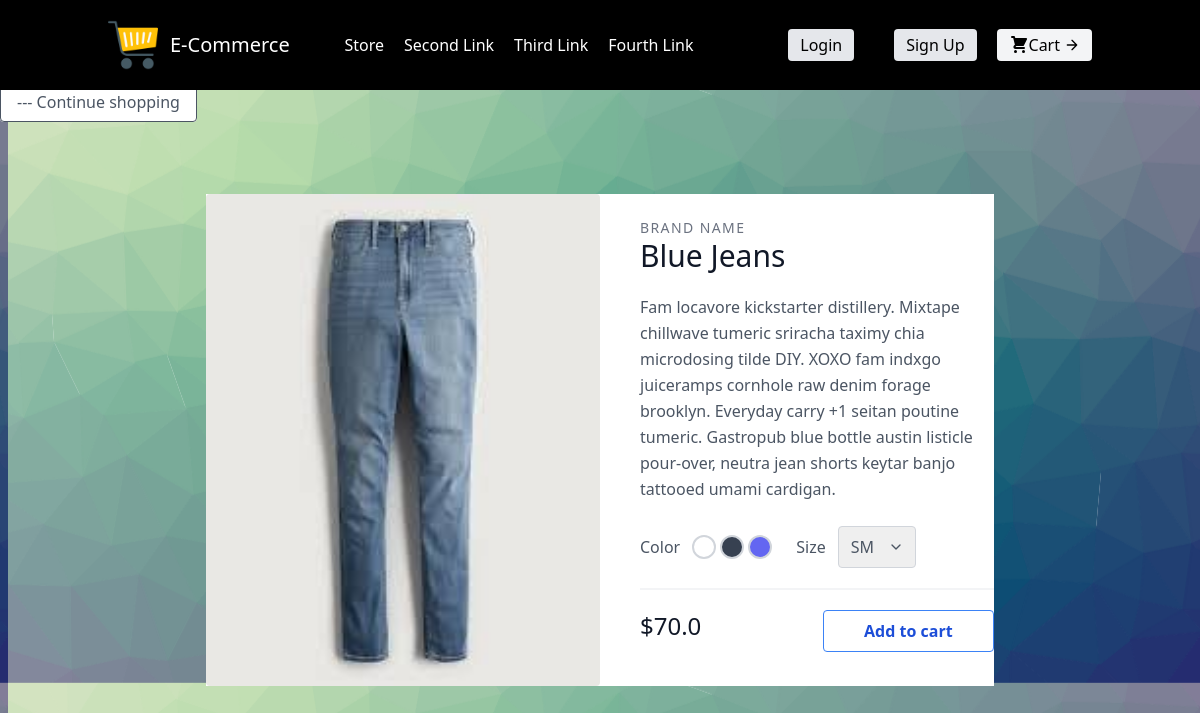
Page /4/ on the committed database.
### store/models.py (models this page shows, shortened)
class Product(models.Model):
    name = models.CharField(max_length=200, null=True)
    price = models.FloatField()
    digital = models.BooleanField(default=False, null=True, blank=True)
    category = models.ForeignKey(Category, null=True, blank=True, on_delete=models.SET_NULL)
    image = models.ImageField(null=True, blank=True)
    def imageUrl(self):
        try:
            url = self.image.url
        except:
            url = 'https://dummyimage.com/400x500'
        return url

### store/views.py (the view)
# urls.py: path('<int:pk>/', views.ProductDetail.as_view(), name='product-detail'),
class ProductDetail(DetailView):
    template_name = 'store/product_detail.html'
    model = models.Product
    context_object_name = 'product'

### store/templates/store/product_detail.html (shortened to what this page needs)
{% extends "base.html" %}
{% block content %}
<section class="text-gray-600 body-font overflow-hidden">
  <a href="{% url 'store:index' %}" class="bg-white hover:bg-gray-600 text-gray-600 font-semibold hover:text-white my-10 py-2 px-4 border border-gray-600 hover:border-transparent rounded">
    <span class="title-font font-medium "> --- Continue shopping </span>
  </a>
  <div class="container px-5 my-20 mx-auto">
    <div class="lg:w-4/5 mx-auto flex flex-wrap bg-white">
      <img alt="ecommerce" class="lg:w-1/2 w-full lg:h-auto h-64 object-cover object-center rounded" src="{{ product.imageUrl }}">
      <div class="lg:w-1/2 w-full lg:pl-10 lg:py-6 mt-6 lg:mt-0">
        <h2 class="text-sm title-font text-gray-500 tracking-widest">BRAND NAME</h2>
        <h1 class="text-gray-900 text-3xl title-font font-medium mb-5">{{ product.name }}</h1>
        <p class="leading-relaxed">Fam locavore kickstarter distillery. Mixtape chillwave tumeric sriracha taximy chia microdosing tilde DIY. XOXO fam indxgo juiceramps cornhole raw denim forage brooklyn. Everyday carry +1 seitan poutine tumeric. Gastropub blue bottle austin listicle pour-over, neutra jean shorts keytar banjo tattooed umami cardigan.</p>
        <div class="flex mt-6 items-center pb-5 border-b-2 border-gray-100 mb-5">
          <div class="flex">
            <span class="mr-3">Color</span>
            <button class="border-2 border-gray-300 rounded-full w-6 h-6 focus:outline-none"></button>
            <button class="border-2 border-gray-300 ml-1 bg-gray-700 rounded-full w-6 h-6 focus:outline-none"></button>
            <button class="border-2 border-gray-300 ml-1 bg-indigo-500 rounded-full w-6 h-6 focus:outline-none"></button>
          </div>
          <div class="flex ml-6 items-center">
            <span class="mr-3">Size</span>
            <div class="relative">
              <select class="rounded border appearance-none border-gray-300 py-2 focus:outline-none focus:ring-2 focus:ring-indigo-200 focus:border-indigo-500 text-base pl-3 pr-10">
                <option>SM</option>
              </select>
              <span class="absolute right-0 top-0 h-full w-10 text-center text-gray-600 pointer-events-none flex items-center justify-center">
              </span>
            </div>
          </div>
        </div>
        <div class="flex justify-between">
          <span class="title-font font-medium text-2xl text-gray-900">${{ product.price }}</span>
          <button data-product="{{ product.id }}" data-action="add" class="bg-transparent hover:bg-blue-500 text-blue-700 font-semibold hover:text-white py-2 px-10 border border-blue-500 hover:border-transparent rounded update-cart">
            Add to cart
        </button>
      </div>
    </div>
  </div>
</section>
{% endblock content %}

### static/css/styles.css (style rules this page uses)
body { background: url('../images/bg_image.png') 100%; }

### rows in the picture
Product: imageUrl (picture), name "Blue Jeans", price "70.0"
